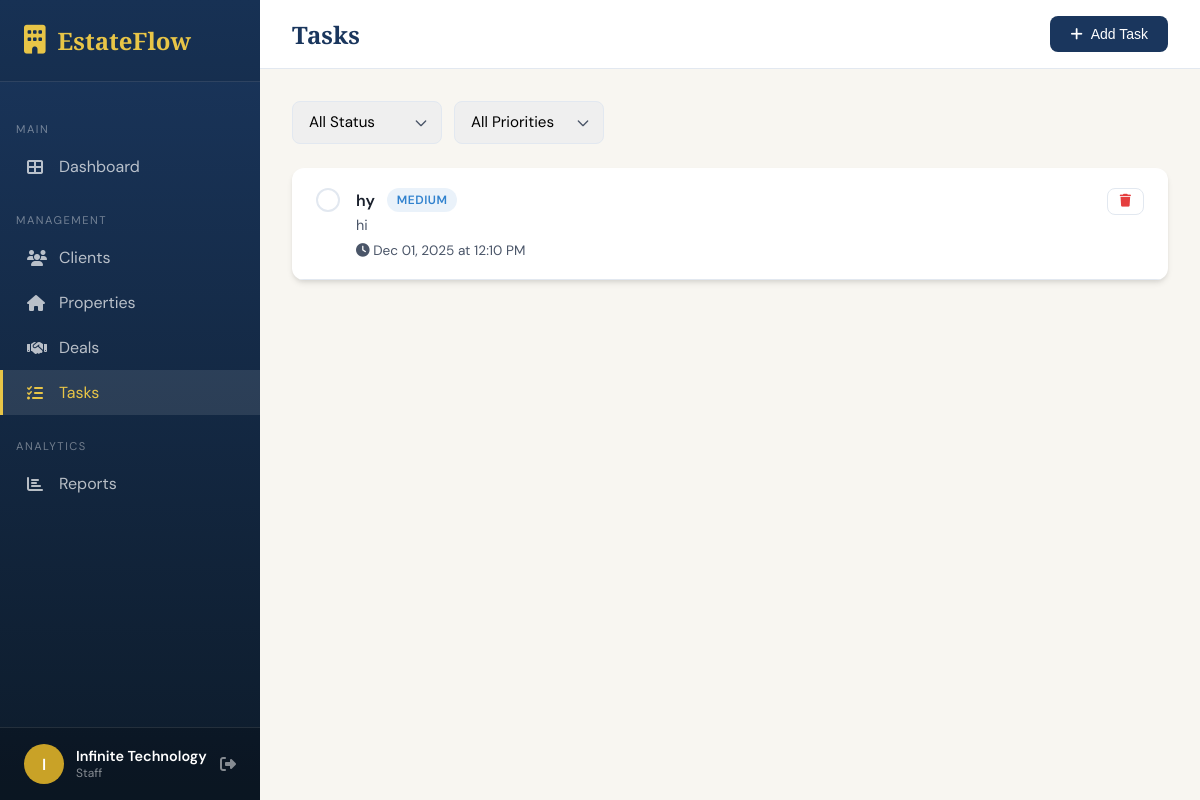
The page /tasks (signed in) on the database its author committed.
### app.py (models this page shows, shortened)
class User(UserMixin, db.Model):
    id = db.Column(db.Integer, primary_key=True)
    username = db.Column(db.String(80), unique=True, nullable=False)
    email = db.Column(db.String(120), unique=True, nullable=False)
    password_hash = db.Column(db.String(256), nullable=False)
    role = db.Column(db.String(20), default='staff')  # admin, manager, staff
    first_name = db.Column(db.String(50))
    last_name = db.Column(db.String(50))
    phone = db.Column(db.String(20))
    position = db.Column(db.String(50))  # e.g., Senior Agent, Junior Agent, etc.
    hire_date = db.Column(db.Date)
    commission_rate = db.Column(db.Float, default=3.0)
    is_active = db.Column(db.Boolean, default=True)
    avatar_color = db.Column(db.String(20), default='#1a365d')
    created_at = db.Column(db.DateTime, default=datetime.utcnow)
    created_by = db.Column(db.Integer, db.ForeignKey('user.id'))
    properties = db.relationship('Property', backref='agent', lazy=True, foreign_keys='Property.agent_id')
    clients = db.relationship('Client', backref='agent', lazy=True, foreign_keys='Client.agent_id')
    tasks = db.relationship('Task', backref='assigned_to', lazy=True, foreign_keys='Task.user_id')
    @property
    def full_name(self):
        if self.first_name and self.last_name:
            return f"{self.first_name} {self.last_name}"
        return self.username
    def is_admin(self):
        return self.role == 'admin'

class Task(db.Model):
    id = db.Column(db.Integer, primary_key=True)
    title = db.Column(db.String(200), nullable=False)
    description = db.Column(db.Text)
    priority = db.Column(db.String(20), default='medium')  # low, medium, high, urgent
    status = db.Column(db.String(20), default='pending')  # pending, in_progress, completed
    due_date = db.Column(db.DateTime)
    completed_at = db.Column(db.DateTime)
    user_id = db.Column(db.Integer, db.ForeignKey('user.id'))
    created_at = db.Column(db.DateTime, default=datetime.utcnow)

### app.py (the view)
@app.route('/tasks')
@login_required
def tasks():
    status_filter = request.args.get('status', '')
    priority_filter = request.args.get('priority', '')
    query = Task.query.filter_by(user_id=current_user.id)
    if status_filter:
        query = query.filter_by(status=status_filter)
    if priority_filter:
        query = query.filter_by(priority=priority_filter)
    tasks = query.order_by(Task.due_date).all()
    return render_template('tasks.html', tasks=tasks)

### app.py (called while the page is built)
@login_manager.user_loader
def load_user(user_id):
    return User.query.get(int(user_id))

### templates/tasks.html (shortened to what this page needs)
{% extends "base.html" %}
{% block content %}
<div class="top-bar">
    <h1 class="page-title">Tasks</h1>
    <div class="top-actions">
        <button class="btn btn-primary" onclick="openModal('taskModal')">
            <i class="fas fa-plus"></i> Add Task
        </button>
    </div>
</div>
<div class="content-area">
    <form method="GET" class="filters">
        <select name="status" class="form-control" onchange="this.form.submit()">
            <option value="">All Status</option>
        </select>
        <select name="priority" class="form-control" onchange="this.form.submit()">
            <option value="">All Priorities</option>
        </select>
    </form>
    <div class="card">
        <div class="card-body" style="padding: 0;">
            {% if tasks %}
                {% for task in tasks %}
                <div style="display: flex; align-items: flex-start; gap: 16px; padding: 20px 24px; border-bottom: 1px solid var(--border); {% if task.status == 'completed' %}opacity: 0.6;{% endif %}">
                    <form method="POST" action="{{ url_for('toggle_task', id=task.id) }}" style="margin: 0;">
                        <button type="submit" style="width: 24px; height: 24px; border-radius: 50%; border: 2px solid {% if task.status == 'completed' %}var(--success){% else %}var(--border){% endif %}; background: {% if task.status == 'completed' %}var(--success){% else %}transparent{% endif %}; cursor: pointer; display: flex; align-items: center; justify-content: center; flex-shrink: 0;">
                        </button>
                    </form>
                    <div style="flex: 1;">
                        <div style="display: flex; align-items: center; gap: 12px; margin-bottom: 4px;">
                            <span style="font-weight: 600; {% if task.status == 'completed' %}text-decoration: line-through;{% endif %}">
                                {{ task.title }}
                            </span>
                            <span class="badge
                                {% if task.priority == 'urgent' %}badge-danger
                                {% elif task.priority == 'high' %}badge-warning
                                {% elif task.priority == 'medium' %}badge-info
                                {% else %}badge-primary{% endif %}">
                                {{ task.priority|capitalize }}
                            </span>
                        </div>
                        {% if task.description %}
                        <p style="margin: 0 0 8px 0; color: var(--text-light); font-size: 0.9rem;">{{ task.description }}</p>
                        {% endif %}
                        <div style="display: flex; gap: 16px; font-size: 0.85rem; color: var(--text-light);">
                            {% if task.due_date %}
                            <span title="Due date">
                                <i class="fas fa-clock"></i>
                                {{ task.due_date.strftime('%b %d, %Y at %I:%M %p') }}
                            </span>
                            {% endif %}
                        </div>
                    </div>
                    <form method="POST" action="{{ url_for('delete_task', id=task.id) }}" style="margin: 0;">
                        <button type="submit" class="btn btn-sm btn-outline" style="color: var(--danger);" onclick="return confirm('Delete this task?')">
                            <i class="fas fa-trash"></i>
                        </button>
                    </form>
                </div>
                {% endfor %}
            {% endif %}
        </div>
    </div>
</div>
{% endblock %}

### templates/base.html (shortened to what this page needs)
<!DOCTYPE html>
<html lang="en">
<head>
    <link rel="stylesheet" href="https://cdnjs.cloudflare.com/ajax/libs/font-awesome/6.4.0/css/all.min.css">
</head>
<body>
    {% if current_user.is_authenticated %}
    <aside class="sidebar">
        <div class="sidebar-header">
            <div class="sidebar-logo">
                <i class="fas fa-building"></i>
                <span>EstateFlow</span>
            </div>
        </div>
        <nav class="sidebar-nav">
            <div class="nav-section">Main</div>
            <a href="{{ url_for('dashboard') }}" class="nav-link {% if request.endpoint == 'dashboard' %}active{% endif %}">
                <i class="fas fa-th-large"></i>
                <span>Dashboard</span>
            </a>
            <div class="nav-section">Management</div>
            <a href="{{ url_for('clients') }}" class="nav-link {% if 'client' in request.endpoint %}active{% endif %}">
                <i class="fas fa-users"></i>
                <span>Clients</span>
            </a>
            <a href="{{ url_for('properties') }}" class="nav-link {% if 'propert' in request.endpoint %}active{% endif %}">
                <i class="fas fa-home"></i>
                <span>Properties</span>
            </a>
            <a href="{{ url_for('deals') }}" class="nav-link {% if 'deal' in request.endpoint %}active{% endif %}">
                <i class="fas fa-handshake"></i>
                <span>Deals</span>
            </a>
            <a href="{{ url_for('tasks') }}" class="nav-link {% if 'task' in request.endpoint %}active{% endif %}">
                <i class="fas fa-tasks"></i>
                <span>Tasks</span>
            </a>
            <div class="nav-section">Analytics</div>
            <a href="{{ url_for('reports') }}" class="nav-link {% if request.endpoint == 'reports' %}active{% endif %}">
                <i class="fas fa-chart-bar"></i>
                <span>Reports</span>
            </a>
        </nav>
        <div class="sidebar-footer">
            <div class="user-info">
                <div class="user-avatar">{{ current_user.first_name[0]|upper if current_user.first_name else current_user.username[0]|upper }}</div>
                <div class="user-details">
                    <div class="user-name">{{ current_user.full_name }}</div>
                    <div class="user-role">{{ current_user.role|capitalize }}</div>
                </div>
                <a href="{{ url_for('logout') }}" title="Logout" style="color: rgba(255,255,255,0.5);">
                    <i class="fas fa-sign-out-alt"></i>
                </a>
            </div>
        </div>
    </aside>
    {% endif %}
    <main class="main-content" {% if not current_user.is_authenticated %}style="margin-left: 0;"{% endif %}>
        {% block content %}{% endblock %}
    </main>
</body>
</html>

### templates/base.html (style rules this page uses)
:root { --primary: #1a365d; --primary-light: #2c5282; --secondary: #c9a227; --accent: #e8c547; --background: #f8f6f1; --card: #ffffff; --text: #1a202c; --text-light: #4a5568; --border: #e2e8f0; --success: #38a169; --warning: #d69e2e; --danger: #e53e3e; --info: #3182ce; --shadow: 0 4px 6px -1px rgba(0, 0, 0, 0.1), 0 2px 4px -1px rgba(0, 0, 0, 0.06); --shadow-lg: 0 10px 15px -3px rgba(0, 0, 0, 0.1), 0 4px 6px -2px rgba(0, 0, 0, 0.05); }
* { margin: 0; padding: 0; box-sizing: border-box; }
body { font-family: 'DM Sans', sans-serif; background: var(--background); color: var(--text); min-height: 100vh; }
.sidebar { position: fixed; left: 0; top: 0; width: 260px; height: 100vh; background: linear-gradient(180deg, var(--primary) 0%, #0d1b2a 100%); color: white; padding: 0; z-index: 1000; overflow-y: auto; }
.sidebar-header { padding: 24px; border-bottom: 1px solid rgba(255,255,255,0.1); background: rgba(0,0,0,0.1); }
.sidebar-logo { font-family: 'Playfair Display', serif; font-size: 1.5rem; font-weight: 700; color: var(--accent); display: flex; align-items: center; gap: 12px; }
.sidebar-logo i { font-size: 1.8rem; }
.sidebar-nav { padding: 16px 0; }
.nav-section { padding: 8px 16px; font-size: 0.7rem; text-transform: uppercase; letter-spacing: 1.5px; color: rgba(255,255,255,0.4); margin-top: 16px; }
.nav-link { display: flex; align-items: center; gap: 12px; padding: 12px 24px; color: rgba(255,255,255,0.7); text-decoration: none; transition: all 0.2s; border-left: 3px solid transparent; }
.nav-link.active { background: rgba(255,255,255,0.1); color: var(--accent); border-left-color: var(--accent); }
.nav-link i { width: 20px; font-size: 1rem; }
.sidebar-footer { position: absolute; bottom: 0; left: 0; right: 0; padding: 16px 24px; border-top: 1px solid rgba(255,255,255,0.1); background: rgba(0,0,0,0.2); }
.user-info { display: flex; align-items: center; gap: 12px; }
.user-avatar { width: 40px; height: 40px; border-radius: 50%; background: var(--secondary); display: flex; align-items: center; justify-content: center; font-weight: 600; font-size: 1rem; }
.user-details { flex: 1; }
.user-name { font-weight: 600; font-size: 0.9rem; }
.user-role { font-size: 0.75rem; color: rgba(255,255,255,0.5); }
.main-content { margin-left: 260px; min-height: 100vh; }
.top-bar { background: var(--card); padding: 16px 32px; display: flex; justify-content: space-between; align-items: center; border-bottom: 1px solid var(--border); position: sticky; top: 0; z-index: 100; }
.page-title { font-family: 'Playfair Display', serif; font-size: 1.5rem; font-weight: 600; color: var(--primary); }
.top-actions { display: flex; gap: 12px; align-items: center; }
.content-area { padding: 32px; }
.card { background: var(--card); border-radius: 12px; box-shadow: var(--shadow); overflow: hidden; }
.card-body { padding: 24px; }
.btn { display: inline-flex; align-items: center; gap: 8px; padding: 10px 20px; border-radius: 8px; font-weight: 500; font-size: 0.875rem; cursor: pointer; transition: all 0.2s; border: none; text-decoration: none; }
.btn-primary { background: var(--primary); color: white; }
.btn-outline { background: transparent; border: 1px solid var(--border); color: var(--text); }
.btn-sm { padding: 6px 12px; font-size: 0.8rem; }
.form-control { width: 100%; padding: 12px 16px; border: 1px solid var(--border); border-radius: 8px; font-family: inherit; font-size: 0.95rem; transition: border-color 0.2s, box-shadow 0.2s; }
select.form-control { appearance: none; background-repeat: no-repeat; background-position: right 12px center; background-size: 16px; padding-right: 40px; }
.badge { display: inline-block; padding: 4px 10px; border-radius: 20px; font-size: 0.75rem; font-weight: 600; text-transform: uppercase; letter-spacing: 0.5px; }
.badge-info { background: rgba(49, 130, 206, 0.1); color: var(--info); }
.filters { display: flex; gap: 12px; margin-bottom: 24px; flex-wrap: wrap; align-items: center; }
.filters .form-control { width: auto; min-width: 150px; }

### rows shown on the page
User: first_name "I", full_name "Infinite Technology", role "Staff"
Task: title "hy", priority "MEDIUM", description "hi", due_date "Dec 01, 2025 at 12:10 PM"
